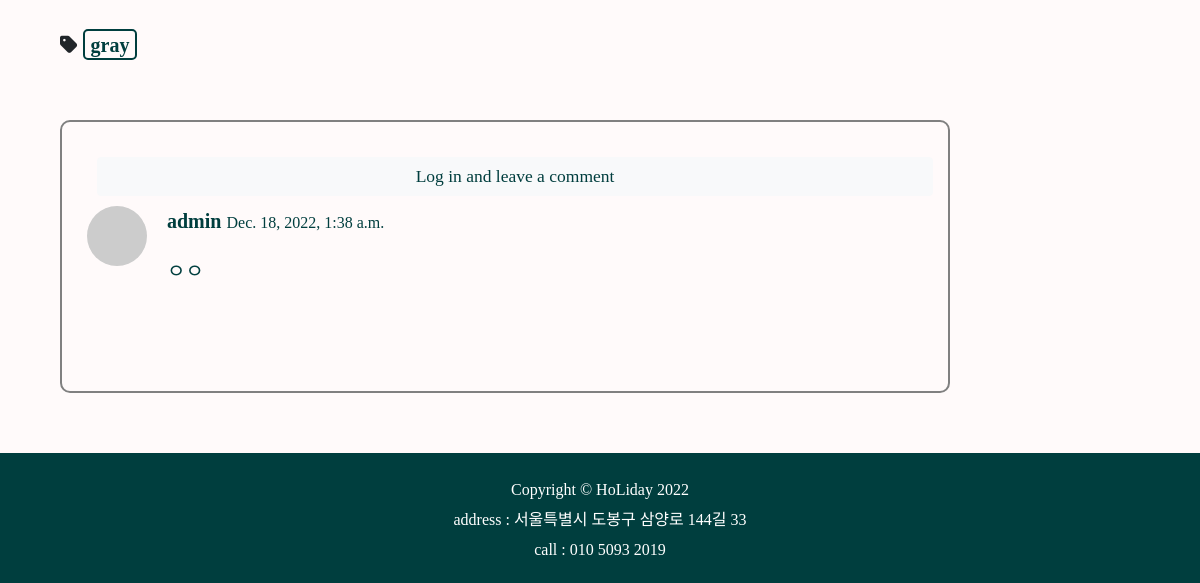
The app's page /shoppingmall_main/22/ (lower part), older data.
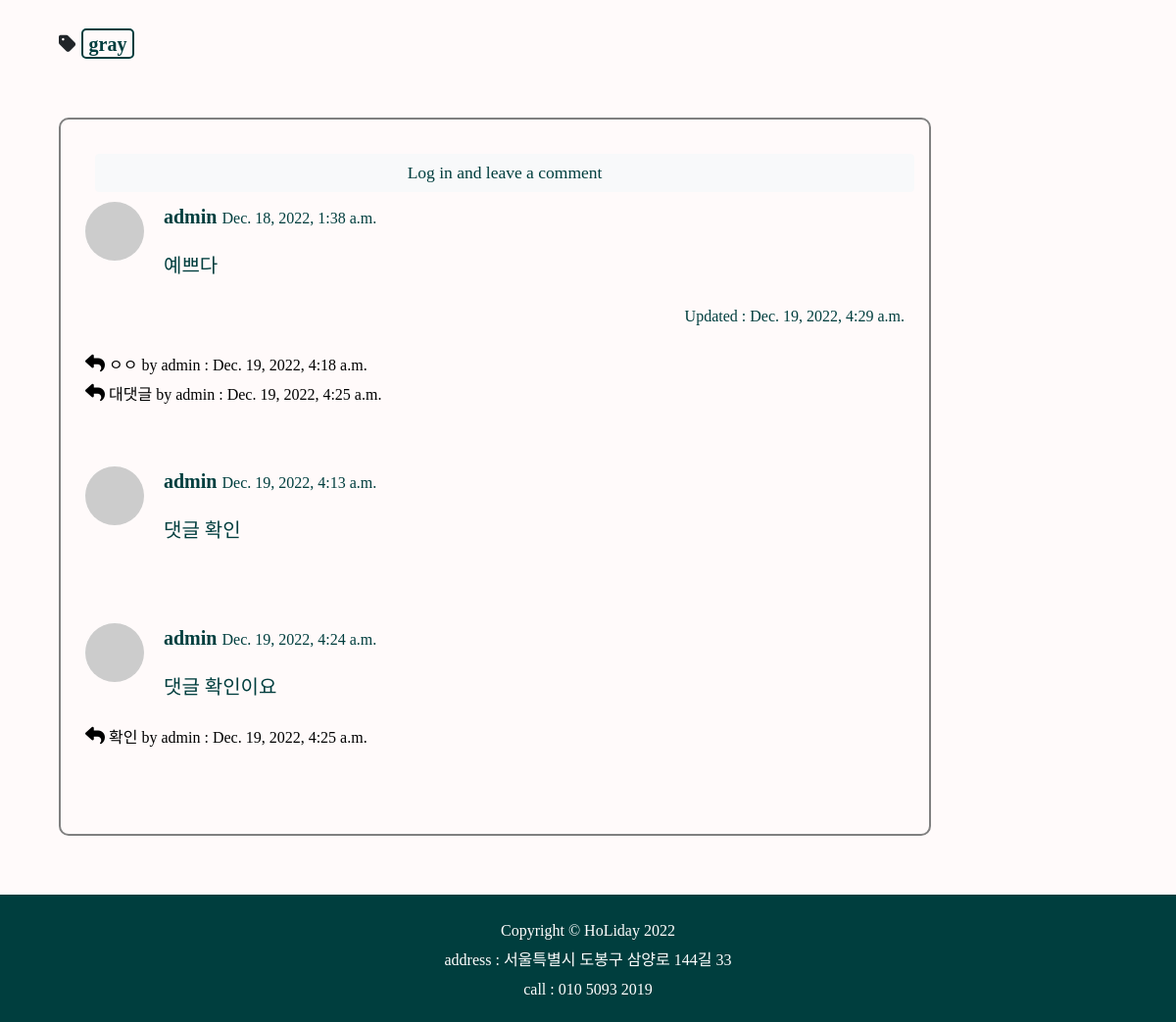
The same page, newer data.
### shoppingmall_main/models.py (models this page shows, shortened)
class ColorTag(models.Model):
    name = models.CharField(max_length=50,unique=True)
    slug = models.SlugField(max_length=200,unique=True,allow_unicode=True)
    def __str__(self):
        return self.name
    def get_absolute_url(self):
        return f'/shoppingmall_main/tag/{self.slug}'

class Comment(models.Model):
    shoppingitem = models.ForeignKey(ShoppingItem, on_delete=models.CASCADE)
    author = models.ForeignKey(User, on_delete=models.CASCADE)
    content = models.TextField()
    created_at = models.DateTimeField(auto_now_add=True)
    modified_at = models.DateTimeField(auto_now = True)
    def get_avatar_url(self):
        if self.author.socialaccount_set.exists():
            return self.author.socialaccount_set.first().get_avatar_url()
        else:
            return 'https://dummyimage.com/50x50/ced4da/6c757d.jpg'

class ReComment(models.Model):
    post = models.ForeignKey(Comment, on_delete=models.CASCADE)
    user = models.ForeignKey(User,on_delete=models.CASCADE)
    content = models.CharField(max_length=300)
    created_at = models.DateTimeField(auto_now_add=True)
    modified_at = models.DateTimeField(auto_now=True)

### shoppingmall_main/views.py (the view)
# urls.py: path('<int:pk>/',views.ShoppingItemDetail.as_view()),
class ShoppingItemDetail(DetailView):
    model = ShoppingItem
    def get_context_data(self, **kwargs):
        context = super(ShoppingItemDetail, self).get_context_data()
        context['categories'] = Category.objects.all()
        context['no_category_post_count'] = ShoppingItem.objects.filter(category=None).count
        context['comment_form'] = CommentForm
        context['subcomment_form'] = SubCommentForm
        return context

### shoppingmall_main/models.py (called while the page is built)
    def __str__(self):
        return self.name

    def __str__(self):
        return self.name

    def get_absolute_url(self):
        return f'/shoppingmall_main/category/{self.slug}'

    def get_content_markdown(self):
        return markdown(self.information)

### shoppingmall_main/templates/shoppingmall_main/shoppingitem_detail.html (shortened to what this page needs)
{% extends 'shoppingmall_main/base.html' %}
{% load crispy_forms_tags %}
{% load static %}
{% block main_area %}
<div class="container  mt-3">
                    <div id="post-area">
                        <section class="mb-5">
                            {% if shoppingitem.tags.exists %}
                                <i class="fas fa-tag"></i>
                                {% for t in shoppingitem.tags.iterator %}
                                <span class="badge badge-light" style="color:rgb(0,62,62);background-color:snow;border:2px solid rgb(0,62,62)">
                                   <a href="{{t.get_absolute_url}}" style="color:rgb(0,62,62);">{{t}}</a>
                                </span>
                                {% endfor %}
                            {% endif %}
                        </section>
                    </div>
                    <div id="comment-area" class="mb-5">
                        <div class="card " style="background-color:snow;border-radius:10px; color:rgb(0,62,62);">
                            <div class="card-body" >
                                {% if user.is_authenticated %}
                                <form class="mb-4" id="comment-form" method="POST" style="background-color:snow;" action="{{shoppingitem.get_absolute_url}}new_comment/">
                                    {% csrf_token %}
                                    <div class="form-group" style="background-color:snow;" >
                                        {{ comment_form | crispy }}
                                    </div>
                                    <button type="submit" class="btn btn-light float-right" style="background-color : snow; border: 2px solid rgb(0,62,62);border-radius:50%">Submit</button>
                                    <br>
                                </form>
                                {% else %}
                                <a role="button" class="btn btn-light btn-block btn-sm m-2" style="color:rgb(0,62,62);"href="#" data-toggle="modal" data-target="#loginModal">
                                    Log in and leave a comment</a>
                                {% endif %}
                                {% if shoppingitem.comment_set.exists %}
                                {% for comment in shoppingitem.comment_set.iterator %}
                                <div class="media d-flex id=comment-{{comment.pk}}">
                                    <img class="mr-3 rounded-circle" src="{{comment.get_avatar_url}}" alt="{{comment.author}}" width="60px"/>
                                    <div class="media-body ms-3">
                                        <div class="fw-bold">{{comment.author.username}}
                                        <small>{{comment.created_at}}</small>
                                        </div>
                                        <p>{{comment.content | linebreaks }}</p>
                                        {% if comment.created_at != comment.modified_at %}
                                            <p class=" float-right" style="color:balck;">
                                                <small >Updated : {{comment.modified_at}}</small>
                                            </p>
                                        {% endif %}
                                    </div>
                                </div>
                           {% for recom in comment.recomment_set.all %}
                            <small class="mt-0 " style="color:black">
                                <i class="fas fa-reply"> </i> {{ recom.content }} by {{ recom.user }} : {{ recom.created_at}}
                                <br>
                            </small>
                            {% endfor %}
                               <br>
                                <br>
                                {% endfor %}
                                {% endif %}
                            </div>
                        </div>
                    </div>
</div>
{% endblock %}

### shoppingmall_main/templates/shoppingmall_main/base.html (shortened to what this page needs)
<!DOCTYPE html>
{% load static %}
<html lang="ko">
<head>
    <link href="{% static 'shoppingmall_main/bootstrap4/css/bootstrap.min.css' %}" rel="stylesheet" media="screen">
    <link href="{% static 'shoppingmall_main/css/style.css' %}"   rel="stylesheet" media="screen" >
</head>
<body>
    {% include 'shoppingmall_main/navbar.html' %}
    <div class="container">
      <div class="row">
        <div class="col-md-9 col-lg-10" id="main-area">
          {% block main_area %}
          {% endblock %}
        </div>
        <div class="col-md-3 col-lg-2">
        </div>
      </div>
    </div>
{% include 'shoppingmall_main/footer.html' %}
</body>
</html>

### shoppingmall_main/templates/shoppingmall_main/navbar.html (shortened to what this page needs)
{% load static %}
<head>
     <link href="{% static 'shoppingmall_main/css/style.css' %}"   rel="stylesheet" media="screen" >
</head>
{% load socialaccount %}

### shoppingmall_main/templates/shoppingmall_main/footer.html (shortened to what this page needs)
<footer class="py-3 mt-auto">
        <div class="container">
            <p class="m-0 display-9 text-center text-white"><small>Copyright &copy; HoLiday 2022</small></p>
            <p class="m-0 text-center text-white"><small>address : 서울특별시 도봉구 삼양로 144길 33</small></p>
            <p class="m-0 text-center text-white"><small>call : 010 5093 2019</small></p>
        </div>
</footer>

### shoppingmall_main/static/shoppingmall_main/css/style.css (style rules this page uses)
body { background:snow; }
.card { border: 2px solid gray; }
* { font-family: 'Magilio'; font-size: 20px; font-weight: 550; }

### shoppingmall_main/templates/shoppingmall_main/footer.html (style rules this page uses)
footer { background-color : rgb(0, 62, 62); }

Row changes from the older to the newer data that the page shows:
changed Comment: content "ㅇㅇ" → "예쁘다"; modified_at (not shown) → "Dec. 19, 2022, 4:29 a.m."
added ReComment: content "ㅇㅇ", user "admin", created_at "Dec. 19, 2022, 4:18 a.m.", shown under Comment "admin"
added ReComment: content "대댓글", user "admin", created_at "Dec. 19, 2022, 4:25 a.m.", shown under Comment "admin"
added Comment: author.username "admin", created_at "Dec. 19, 2022, 4:13 a.m.", content "댓글 확인"
added Comment: author.username "admin", created_at "Dec. 19, 2022, 4:24 a.m.", content "댓글 확인이요"
added ReComment: content "확인", user "admin", created_at "Dec. 19, 2022, 4:25 a.m."
